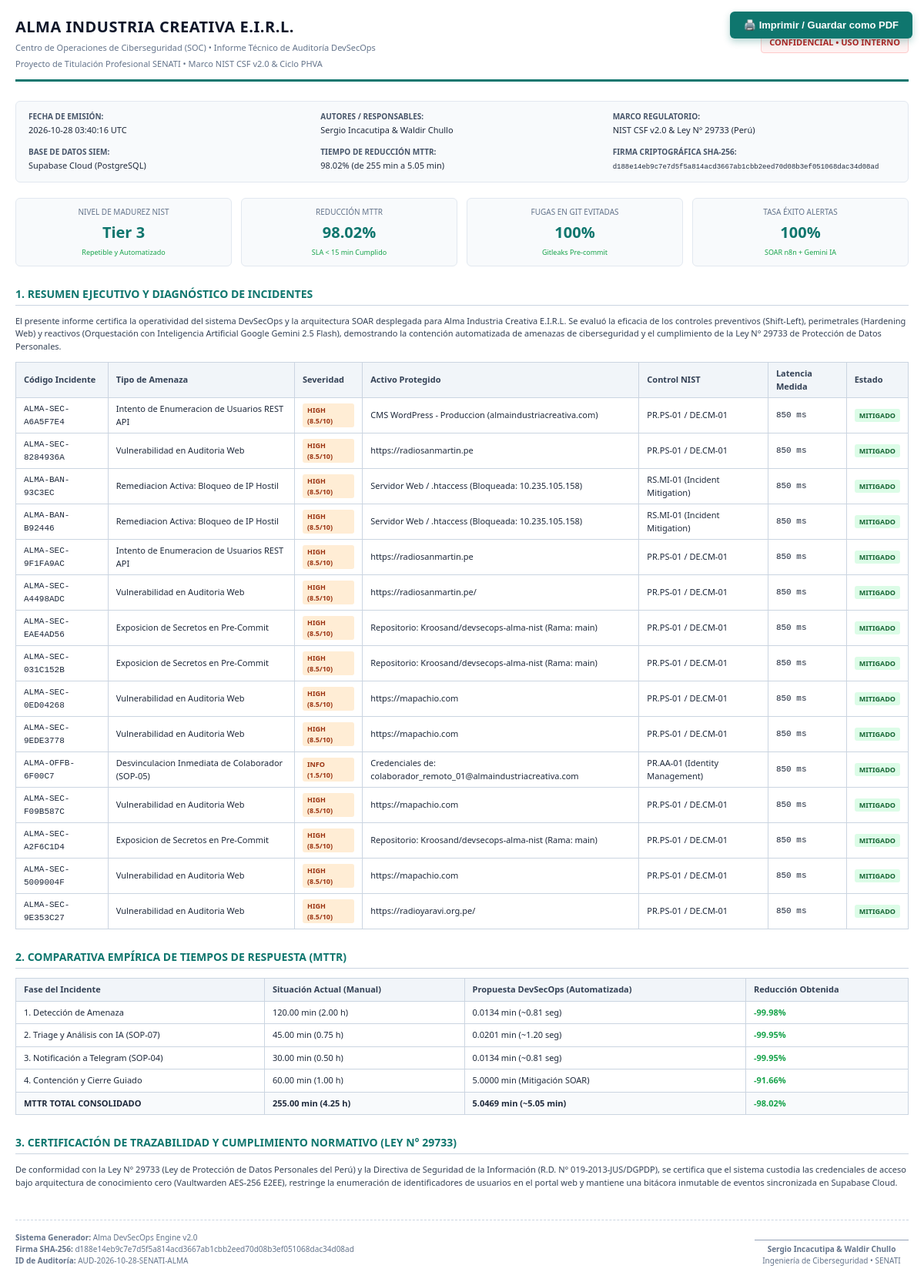
The page /reporte-ejecutivo on the database as committed earlier.
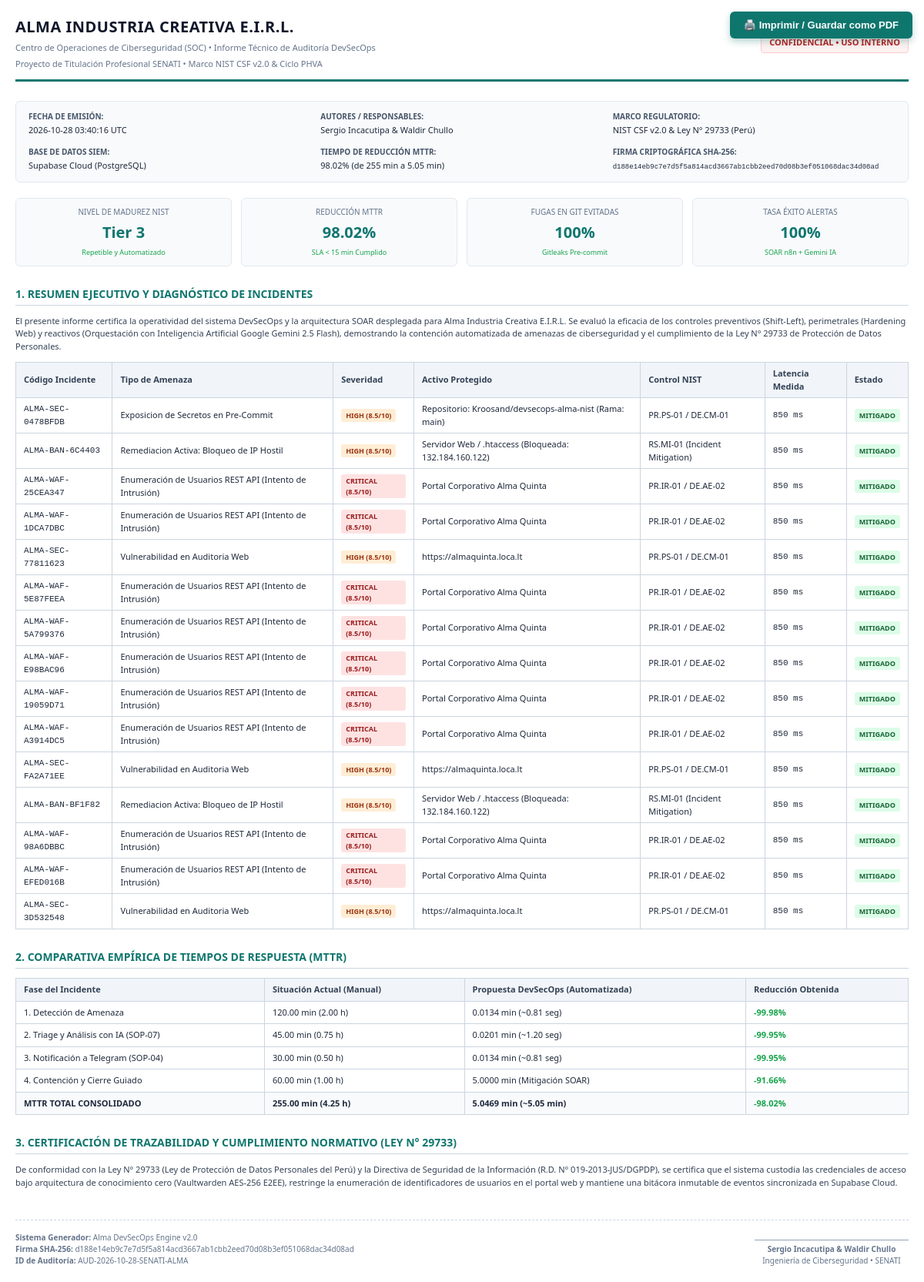
The same page on the database as committed later.
### tables this page shows
CREATE TABLE incidentes_seguridad (
    id_incidente INTEGER PRIMARY KEY AUTOINCREMENT,
    codigo_incidente VARCHAR(50) UNIQUE NOT NULL,   -- Ej: ALMA-SEC-A4CF71C9
    fecha_registro DATETIME NOT NULL,
    tipo_evento VARCHAR(100) NOT NULL,              -- Fuga de Secretos, Enumeración REST, etc.
    severidad VARCHAR(20) NOT NULL,                 -- CRITICAL, HIGH, MEDIUM, LOW, INFO
    risk_score DECIMAL(4,2) NOT NULL,               -- Escala CVSS 0.00 a 10.00
    origen_sensor VARCHAR(100) NOT NULL,            -- Gitleaks, Hardening .htaccess, WAF, etc.
    ip_origen VARCHAR(80),                          -- IP atacante o estación interna
    activo_afectado VARCHAR(150) NOT NULL,
    detalles_tecnicos TEXT,
    control_nist VARCHAR(80) NOT NULL,              -- Ej: PR.PS-01 / DE.CM-01
    procedimiento_sop VARCHAR(80) NOT NULL,         -- Ej: SOP-02 (Shift-Left)
    estado_incidente VARCHAR(30) DEFAULT 'MITIGADO',-- DETECTADO, EN_TRIAGE, MITIGADO, CERRADO
    mitigado_en DATETIME
);

### dashboard/app.py (the view, shortened to what this page needs)
@app.route("/reporte-ejecutivo")
def reporte_ejecutivo():
    now_str = datetime.now(timezone.utc).strftime("%Y-%m-%d %H:%M:%S UTC")
    incidents = []
    if os.path.exists(DB_PATH):
        try:
            conn = sqlite3.connect(DB_PATH)
            conn.row_factory = sqlite3.Row
            cursor = conn.cursor()
            cursor.execute("SELECT * FROM incidentes_seguridad ORDER BY fecha_registro DESC LIMIT 15")
            incidents = [dict(r) for r in cursor.fetchall()]
            conn.close()
        except Exception:
            pass
    content_str = f"ALMA-DEVSECOPS:{now_str}:{len(incidents)}"
    report_hash = hashlib.sha256(content_str.encode('utf-8')).hexdigest()
    return render_template(
        "reporte_ejecutivo.html",
        now_str=now_str,
        report_hash=report_hash,
        incidents=incidents
    )

### dashboard/templates/reporte_ejecutivo.html (shortened to what the changed rows need)
<!DOCTYPE html>
<html lang="es">
<head>
</head>
<body>
    <div class="header">
        <div class="header-title">
            <h1>Alma Industria Creativa E.I.R.L.</h1>
        </div>
    </div>
    <h2>1. Resumen Ejecutivo y Diagnóstico de Incidentes</h2>
    <table>
        <thead>
            <tr>
                <th>Código Incidente</th>
                <th>Tipo de Amenaza</th>
                <th>Severidad</th>
                <th>Activo Protegido</th>
                <th>Control NIST</th>
                <th>Latencia Medida</th>
                <th>Estado</th>
            </tr>
        </thead>
        <tbody>
            {% for inc in incidents %}
            <tr>
                <td style="font-family: monospace;">{{ inc.incident_id or inc.codigo_incidente }}</td>
                <td>{{ inc.event_type or inc.tipo_evento }}</td>
                <td>
                    <span class="badge {% if 'CRITIC' in (inc.severity or inc.severidad) %}badge-critical{% else %}badge-high{% endif %}">
                        {{ inc.severity or inc.severidad }} ({{ inc.risk_score or inc.score }}/10)
                    </span>
                </td>
                <td>{{ inc.affected_asset or inc.activo_afectado }}</td>
                <td>{{ inc.control_nist or inc.nist_control }}</td>
                <td style="font-family: monospace;">{{ inc.latency_ms or 850 }} ms</td>
                <td><span class="badge badge-pass">MITIGADO</span></td>
            </tr>
            {% endfor %}
        </tbody>
    </table>
    <h2>2. Comparativa Empírica de Tiempos de Respuesta (MTTR)</h2>
    <table>
        <thead>
            <tr>
                <th>Fase del Incidente</th>
                <th>Situación Actual (Manual)</th>
                <th>Propuesta DevSecOps (Automatizada)</th>
                <th>Reducción Obtenida</th>
            </tr>
        </thead>
    </table>
    <h2>3. Certificación de Trazabilidad y Cumplimiento Normativo (Ley N° 29733)</h2>
</body>
</html>

Rows that differ between the two databases and show on the page:
no longer on this page (row unchanged): incidentes_seguridad: codigo_incidente "ALMA-SEC-A6A5F7E4", tipo_evento "Intento de Enumeracion de Usuarios REST API", severidad "HIGH", risk_score "8.5", activo_afectado "CMS WordPress - Produccion (almaindustriacreativa.com)", control_nist "PR.PS-01 / DE.CM-01", latency_ms "850"
no longer on this page (row unchanged): incidentes_seguridad: codigo_incidente "ALMA-SEC-8284936A", tipo_evento "Vulnerabilidad en Auditoria Web", severidad "HIGH", risk_score "8.5", activo_afectado "https://radiosanmartin.pe", control_nist "PR.PS-01 / DE.CM-01", latency_ms "850"
no longer on this page (row unchanged): incidentes_seguridad: codigo_incidente "ALMA-BAN-93C3EC", tipo_evento "Remediacion Activa: Bloqueo de IP Hostil", severidad "HIGH", risk_score "8.5", activo_afectado "Servidor Web / .htaccess (Bloqueada: 10.235.105.158)", control_nist "RS.MI-01 (Incident Mitigation)", latency_ms "850"
no longer on this page (row unchanged): incidentes_seguridad: codigo_incidente "ALMA-BAN-B92446", tipo_evento "Remediacion Activa: Bloqueo de IP Hostil", severidad "HIGH", risk_score "8.5", activo_afectado "Servidor Web / .htaccess (Bloqueada: 10.235.105.158)", control_nist "RS.MI-01 (Incident Mitigation)", latency_ms "850"
no longer on this page (row unchanged): incidentes_seguridad: codigo_incidente "ALMA-SEC-9F1FA9AC", tipo_evento "Intento de Enumeracion de Usuarios REST API", severidad "HIGH", risk_score "8.5", activo_afectado "https://radiosanmartin.pe", control_nist "PR.PS-01 / DE.CM-01", latency_ms "850"
no longer on this page (row unchanged): incidentes_seguridad: codigo_incidente "ALMA-SEC-A4498ADC", tipo_evento "Vulnerabilidad en Auditoria Web", severidad "HIGH", risk_score "8.5", activo_afectado "https://radiosanmartin.pe/", control_nist "PR.PS-01 / DE.CM-01", latency_ms "850"
no longer on this page (row unchanged): incidentes_seguridad: codigo_incidente "ALMA-SEC-EAE4AD56", tipo_evento "Exposicion de Secretos en Pre-Commit", severidad "HIGH", risk_score "8.5", activo_afectado "Repositorio: Kroosand/devsecops-alma-nist (Rama: main)", control_nist "PR.PS-01 / DE.CM-01", latency_ms "850"
no longer on this page (row unchanged): incidentes_seguridad: codigo_incidente "ALMA-SEC-031C152B", tipo_evento "Exposicion de Secretos en Pre-Commit", severidad "HIGH", risk_score "8.5", activo_afectado "Repositorio: Kroosand/devsecops-alma-nist (Rama: main)", control_nist "PR.PS-01 / DE.CM-01", latency_ms "850"
no longer on this page (row unchanged): incidentes_seguridad: codigo_incidente "ALMA-SEC-0ED04268", tipo_evento "Vulnerabilidad en Auditoria Web", severidad "HIGH", risk_score "8.5", activo_afectado "https://mapachio.com", control_nist "PR.PS-01 / DE.CM-01", latency_ms "850"
no longer on this page (row unchanged): incidentes_seguridad: codigo_incidente "ALMA-SEC-9EDE3778", tipo_evento "Vulnerabilidad en Auditoria Web", severidad "HIGH", risk_score "8.5", activo_afectado "https://mapachio.com", control_nist "PR.PS-01 / DE.CM-01", latency_ms "850"
no longer on this page (row unchanged): incidentes_seguridad: codigo_incidente "ALMA-OFFB-6F00C7", tipo_evento "Desvinculacion Inmediata de Colaborador (SOP-05)", severidad "INFO", risk_score "1.5", activo_afectado "Credenciales de: colaborador_remoto_01@almaindustriacreativa.com", control_nist "PR.AA-01 (Identity Management)", latency_ms "850"
no longer on this page (row unchanged): incidentes_seguridad: codigo_incidente "ALMA-SEC-F09B587C", tipo_evento "Vulnerabilidad en Auditoria Web", severidad "HIGH", risk_score "8.5", activo_afectado "https://mapachio.com", control_nist "PR.PS-01 / DE.CM-01", latency_ms "850"
no longer on this page (row unchanged): incidentes_seguridad: codigo_incidente "ALMA-SEC-A2F6C1D4", tipo_evento "Exposicion de Secretos en Pre-Commit", severidad "HIGH", risk_score "8.5", activo_afectado "Repositorio: Kroosand/devsecops-alma-nist (Rama: main)", control_nist "PR.PS-01 / DE.CM-01", latency_ms "850"
no longer on this page (row unchanged): incidentes_seguridad: codigo_incidente "ALMA-SEC-5009004F", tipo_evento "Vulnerabilidad en Auditoria Web", severidad "HIGH", risk_score "8.5", activo_afectado "https://mapachio.com", control_nist "PR.PS-01 / DE.CM-01", latency_ms "850"
no longer on this page (row unchanged): incidentes_seguridad: codigo_incidente "ALMA-SEC-9E353C27", tipo_evento "Vulnerabilidad en Auditoria Web", severidad "HIGH", risk_score "8.5", activo_afectado "https://radioyaravi.org.pe/", control_nist "PR.PS-01 / DE.CM-01", latency_ms "850"
added incidentes_seguridad: codigo_incidente "ALMA-SEC-0478BFDB", tipo_evento "Exposicion de Secretos en Pre-Commit", severidad "HIGH", risk_score "8.5", activo_afectado "Repositorio: Kroosand/devsecops-alma-nist (Rama: main)", control_nist "PR.PS-01 / DE.CM-01", latency_ms "850"
added incidentes_seguridad: codigo_incidente "ALMA-BAN-6C4403", tipo_evento "Remediacion Activa: Bloqueo de IP Hostil", severidad "HIGH", risk_score "8.5", activo_afectado "Servidor Web / .htaccess (Bloqueada: 132.184.160.122)", control_nist "RS.MI-01 (Incident Mitigation)", latency_ms "850"
added incidentes_seguridad: codigo_incidente "ALMA-WAF-25CEA347", tipo_evento "Enumeración de Usuarios REST API (Intento de Intrusión)", severidad "CRITICAL", risk_score "8.5", activo_afectado "Portal Corporativo Alma Quinta", control_nist "PR.IR-01 / DE.AE-02", latency_ms "850"
added incidentes_seguridad: codigo_incidente "ALMA-WAF-1DCA7DBC", tipo_evento "Enumeración de Usuarios REST API (Intento de Intrusión)", severidad "CRITICAL", risk_score "8.5", activo_afectado "Portal Corporativo Alma Quinta", control_nist "PR.IR-01 / DE.AE-02", latency_ms "850"
added incidentes_seguridad: codigo_incidente "ALMA-SEC-77811623", tipo_evento "Vulnerabilidad en Auditoria Web", severidad "HIGH", risk_score "8.5", activo_afectado "https://almaquinta.loca.lt", control_nist "PR.PS-01 / DE.CM-01", latency_ms "850"
added incidentes_seguridad: codigo_incidente "ALMA-WAF-5E87FEEA", tipo_evento "Enumeración de Usuarios REST API (Intento de Intrusión)", severidad "CRITICAL", risk_score "8.5", activo_afectado "Portal Corporativo Alma Quinta", control_nist "PR.IR-01 / DE.AE-02", latency_ms "850"
added incidentes_seguridad: codigo_incidente "ALMA-WAF-5A799376", tipo_evento "Enumeración de Usuarios REST API (Intento de Intrusión)", severidad "CRITICAL", risk_score "8.5", activo_afectado "Portal Corporativo Alma Quinta", control_nist "PR.IR-01 / DE.AE-02", latency_ms "850"
added incidentes_seguridad: codigo_incidente "ALMA-WAF-E98BAC96", tipo_evento "Enumeración de Usuarios REST API (Intento de Intrusión)", severidad "CRITICAL", risk_score "8.5", activo_afectado "Portal Corporativo Alma Quinta", control_nist "PR.IR-01 / DE.AE-02", latency_ms "850"
added incidentes_seguridad: codigo_incidente "ALMA-WAF-19059D71", tipo_evento "Enumeración de Usuarios REST API (Intento de Intrusión)", severidad "CRITICAL", risk_score "8.5", activo_afectado "Portal Corporativo Alma Quinta", control_nist "PR.IR-01 / DE.AE-02", latency_ms "850"
added incidentes_seguridad: codigo_incidente "ALMA-WAF-A3914DC5", tipo_evento "Enumeración de Usuarios REST API (Intento de Intrusión)", severidad "CRITICAL", risk_score "8.5", activo_afectado "Portal Corporativo Alma Quinta", control_nist "PR.IR-01 / DE.AE-02", latency_ms "850"
added incidentes_seguridad: codigo_incidente "ALMA-SEC-FA2A71EE", tipo_evento "Vulnerabilidad en Auditoria Web", severidad "HIGH", risk_score "8.5", activo_afectado "https://almaquinta.loca.lt", control_nist "PR.PS-01 / DE.CM-01", latency_ms "850"
added incidentes_seguridad: codigo_incidente "ALMA-BAN-BF1F82", tipo_evento "Remediacion Activa: Bloqueo de IP Hostil", severidad "HIGH", risk_score "8.5", activo_afectado "Servidor Web / .htaccess (Bloqueada: 132.184.160.122)", control_nist "RS.MI-01 (Incident Mitigation)", latency_ms "850"
added incidentes_seguridad: codigo_incidente "ALMA-WAF-98A6DBBC", tipo_evento "Enumeración de Usuarios REST API (Intento de Intrusión)", severidad "CRITICAL", risk_score "8.5", activo_afectado "Portal Corporativo Alma Quinta", control_nist "PR.IR-01 / DE.AE-02", latency_ms "850"
added incidentes_seguridad: codigo_incidente "ALMA-WAF-EFED016B", tipo_evento "Enumeración de Usuarios REST API (Intento de Intrusión)", severidad "CRITICAL", risk_score "8.5", activo_afectado "Portal Corporativo Alma Quinta", control_nist "PR.IR-01 / DE.AE-02", latency_ms "850"
added incidentes_seguridad: codigo_incidente "ALMA-SEC-3D532548", tipo_evento "Vulnerabilidad en Auditoria Web", severidad "HIGH", risk_score "8.5", activo_afectado "https://almaquinta.loca.lt", control_nist "PR.PS-01 / DE.CM-01", latency_ms "850"
